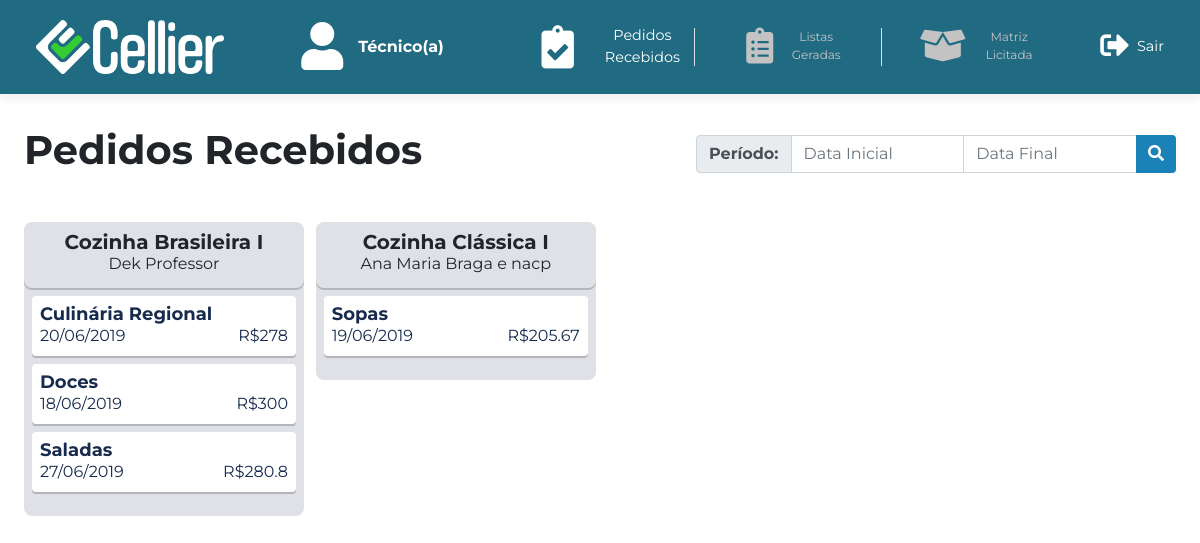
/home/tec (signed in), run on the app's committed database.
### tables this page shows
CREATE TABLE IF NOT EXISTS `oferta` (
  `ID` int(10) UNSIGNED NOT NULL AUTO_INCREMENT,
  `disciplina_ID` varchar(10) NOT NULL,
  `COR` tinyint(3) UNSIGNED NOT NULL DEFAULT '0',
  `ANO` year(4) NOT NULL,
  `SEMESTRE` tinyint(3) UNSIGNED NOT NULL,
  `QTDE_ALUNOS` tinyint(3) UNSIGNED NOT NULL,
  `QTDE_AULAS` tinyint(3) UNSIGNED NOT NULL,
  `SALDO` float NOT NULL,
  `ENVIADO` tinyint(1) NOT NULL DEFAULT '0',
  PRIMARY KEY (`ID`),
  KEY `disciplina_ID` (`disciplina_ID`)
);

CREATE TABLE IF NOT EXISTS `disciplina` (
  `ID` varchar(10) NOT NULL,
  `NOME` varchar(100) NOT NULL,
  `SALDO` float NOT NULL DEFAULT '2000',
  PRIMARY KEY (`ID`)
);

CREATE TABLE IF NOT EXISTS `aula` (
  `ID` int(10) UNSIGNED NOT NULL AUTO_INCREMENT,
  `oferta_ID` int(10) UNSIGNED NOT NULL,
  `TITULO` varchar(100) NOT NULL,
  `CUSTO` float NOT NULL,
  `DIA_ENTREGA` date NOT NULL,
  `INDEX_AULA` tinyint(3) UNSIGNED NOT NULL,
  PRIMARY KEY (`ID`),
  KEY `oferta_ID` (`oferta_ID`)
);

### inc/database.php (called while the page is built, shortened)
<?php
function open_database() {
	try {
		$conn = new mysqli(DB_HOST, DB_USER, DB_PASSWORD, DB_NAME);
		$conn->set_charset('utf8');
		return $conn;
	} catch (Exception $e) {
		echo $e->getMessage();
		return null;
	}
}
function pesquisar($tabela = null, $id = null) {
	$db = open_database();
	$encontrado = null;
	try {
		if ($id) {
			$sql = "SELECT * FROM " . $tabela . " WHERE ID = '" . $id ."';";
			$resultado = mysqli_query($db, $sql);
			if ($resultado->num_rows > 0) {
				$encontrado = mysqli_fetch_array($resultado);
			}
		} else {
      $sql = "SELECT * FROM " . $tabela;
      $resultado = mysqli_query($db, $sql);
      if ($resultado->num_rows > 0) {
        $encontrado = mysqli_fetch_all($resultado, MYSQLI_ASSOC);
      }
    }
	} catch (Exception $e) {
    $_SESSION['mensagem'] = $e->getMessage();
    $_SESSION['tipo'] = 'danger';
  }
  return $encontrado;
}
function pesquisar_todos( $tabela ) {
  return pesquisar( $tabela );
}
?>

### home/tec/functions.php (called while the page is built, shortened)
<?php
function carregarOfertas() {
	$ofertas = pesquisar_todos('oferta');
}
function pesquisarAulas($id = null) {
	$db = open_database();
	$sql = "SELECT * FROM aula WHERE oferta_ID = '" . $id . "';";
	$resultado = mysqli_query($db, $sql);
	$encontrado = mysqli_fetch_all($resultado, MYSQLI_ASSOC);
	return $encontrado;
}
function pesquisarProfessorNome($id = null) {
	$db = open_database();
	$professor = null;
	$sql = "SELECT * FROM oferta_professor WHERE oferta_ID = " . $id;
	$resultado = mysqli_query($db, $sql);
	if ($resultado->num_rows > 0) {
		foreach ($resultado as $prof) {
			$sql = "SELECT * FROM professor WHERE autenticacao_ID = " . $prof['professor_autenticacao_ID'];
			$resultado2 = mysqli_query($db, $sql);
			$encontrado = mysqli_fetch_array($resultado2);
			$professor .= $encontrado['NOME'] . " e ";
		}
		$professor = substr($professor, 0, -3);
	}
	return $professor;
}
?>

### home/tec/index.php (the view, shortened to what this page needs)
<?php
require_once('functions.php');
carregarOfertas();
?>
<div class="board">
	<div class="board-header m-2 p-3 row align-items-center">
		<div class="board-titulo col-6 p-0">
			<h1 class="font-weight-bold">Pedidos Recebidos</h1>
		</div>
		<div class="col-6 p-0">
			<form class="float-right" style="width: 40vw;">
				<div class="input-group">
					<div class="input-group-prepend">
						<span class="input-group-text font-weight-bold">Período:</span>
					</div>
					<input type="text" class="form-control" id="dataInicial" placeholder="Data Inicial" onfocus="(this.type='date')">
					<input type="text" class="form-control" id="dataFinal" placeholder="Data Final" onfocus="(this.type='date')">
					<div class="input-group-append">
						<button class="btn btn-primary" type="button" id="filterPedido"><i class="fa fa-search"></i></button>
					</div>
				</div>
			</form>
		</div>
	</div>
	<div class="board-content">
		<div class="p-3" id="boardPedidos">
			<?php if ($ofertas) : ?>
				<?php foreach ($ofertas as $oferta) : ?>
					<?php if ($oferta['ENVIADO']) : ?>
						<?php $disciplina = pesquisar('disciplina', $oferta['disciplina_ID']); ?>
			<div class="pedido-coluna">
				<div class="pedido-conteudo">
					<div class="pedido-header text-center">
						<h2 class="nome-disciplina"><?php echo $disciplina['NOME']; ?></h2>
						<h3 class="nome-professor"><?php echo pesquisarProfessorNome($oferta['ID']); ?></h3>
					</div>
					<div class="pedido-body">
						<?php $aulas = pesquisarAulas($oferta['ID']); ?>
						<?php foreach ($aulas as $aula) : ?>
						<a href="javascript:void(0);"
						class="btn-aula"
						data-toggle="modal"
						data-target="#modalAulaT"
						data-info='{
						"id":"<?php echo $aula['ID']; ?>",
						"disciplina":"<?php echo $disciplina['NOME']; ?>",
						"professor":"<?php echo pesquisarProfessorNome($oferta['ID']); ?>",
						"aula":"<?php echo $aula['TITULO']; ?>",
						"dia":"<?php echo date_format(date_create($aula['DIA_ENTREGA']), 'd/m/Y'); ?>",
						"custo":"<?php echo $aula['CUSTO'] ?>" }'
						 data-aula="<?php echo $aula['DIA_ENTREGA']; ?>">
							<h4 class="nome-aula"><?php echo $aula['TITULO']; ?></h4>
							<h5 class="data-aula detalhe-aula"><?php echo date_format(date_create($aula['DIA_ENTREGA']), 'd/m/Y'); ?></h5>
							<h5 class="custo-aula detalhe-aula text-right">R$<?php echo $aula['CUSTO'] ?></h5>
						</a>
						<?php endforeach; ?>
					</div>
					<div class="pedido-footer">
					</div>
				</div>
			</div>
					<?php endif; ?>
				<?php endforeach; ?>
			<?php else : ?>
				<h4>Nenhum pedido registrado.</h4>
			<?php endif; ?>
		</div>
	</div>
</div>

### css/style.css (style rules this page uses)
:root { --blue-sapphire: #216B82; --cyan-cornflower: #1A82B7; --lime-green: #33CC33; --safety-orange: #FF6700; --isabelline: #EBEBEB; }
body { margin: 0; padding: 0; font-family: 'Montserrat', sans-serif; font-size: 1.2vw; height: 100vh; }
.row { margin: 0; }
a { color: white; }
.btn-primary { border: none; background-color: var(--cyan-cornflower); }
.board-content { position: relative; height: 66vh; flex-grow: 1; }
#boardPedidos { -webkit-user-select: none; -moz-user-select: none; -ms-user-select: none; user-select: none; white-space: nowrap; margin-bottom: 8px; overflow-x: auto; overflow-y: hidden; padding-bottom: 8px; position: absolute; top: 0; right: 0; bottom: 0; left: 0; }
.pedido-coluna { margin-left: 8px; width: 280px; height: 100%; box-sizing: border-box; display: inline-block; vertical-align: top; white-space: nowrap; }
.pedido-coluna:last-child { margin-right: 24px; }
.pedido-conteudo { background-color: #DFE1E6; border-radius: 8px; box-sizing: border-box; display: flex; flex-direction: column; max-height: 100%; position: relative; white-space: normal; }
.pedido-header { display: block; position: relative; padding: 10px 8px 8px; border-radius: 8px; flex: 0 0 auto; margin-bottom: 8px; max-width: 300px; min-height: 20px; box-shadow: 0 2px 0 rgba(50, 50, 50, .25); }
.nome-disciplina { font-size: 20px; line-height: 20px; font-weight: bold; margin: 0 0 4px; }
.nome-professor { font-size: 16px; font-weight: normal; line-height: 16px; margin: 0 0 8px; }
.pedido-body { flex: 1 1 auto; overflow-y: auto; overflow-x: hidden; margin: 0 4px; padding: 0 4px; z-index: 1; min-height: 0; }
.pedido-body > a:last-child { margin-bottom: 8px; }
.btn-aula { background-color: #fff; border-radius: 4px; box-shadow: 0 2px 0 rgba(50, 50, 50, .25); color: #172b4d; cursor: pointer; display: block; margin-bottom: 8px; max-width: 300px; min-height: 20px; position: relative; text-decoration: none; z-index: 0; padding: 8px; }
.nome-aula { clear: both; display: block; margin: 0 0 4px; overflow: hidden; text-decoration: none; word-wrap: break-word; color: #172B4D; font-size: 18px; font-weight: bold; line-height: 20px; }
.detalhe-aula { display: block; margin: 0 0 4px; overflow: hidden; text-decoration: none; word-wrap: break-word; color: #172B4D; box-sizing: border-box; width: 50%; float: left; font-size: 16px; font-weight: normal; line-height: 16px; }
.pedido-footer { border-radius: 0 0 4px 4px; display: block; flex: 0 0 auto; padding: 8px; position: relative; text-decoration: none; }

### data on the page
oferta: disciplina_ID.NOME "Cozinha Brasileira I", ID "Dek Professor"
aula: TITULO "Culinária Regional", DIA_ENTREGA "20/06/2019", CUSTO "278"
aula: TITULO "Doces", DIA_ENTREGA "18/06/2019", CUSTO "300"
aula: TITULO "Saladas", DIA_ENTREGA "27/06/2019", CUSTO "280.8"
oferta: disciplina_ID.NOME "Cozinha Clássica I", ID "Ana Maria Braga e nacp"
aula: TITULO "Sopas", DIA_ENTREGA "19/06/2019", CUSTO "205.67"

### other printed values
$cargo "Técnico(a)"
